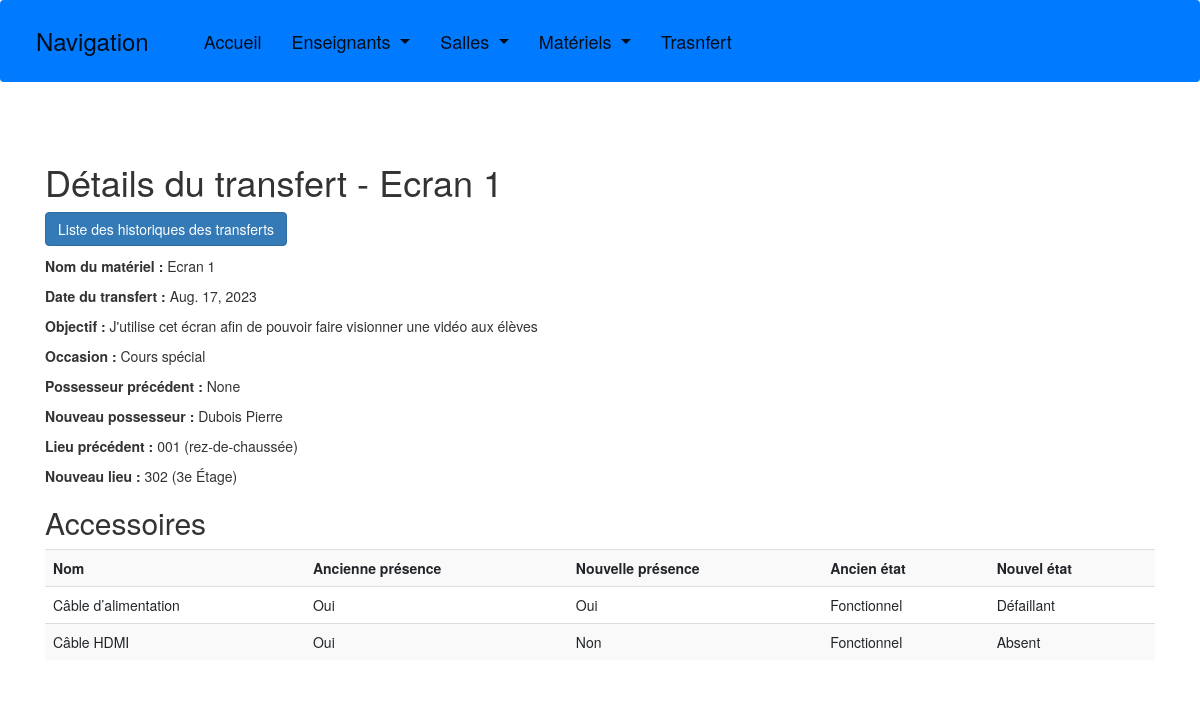
The page /transfert/33/afficher_transfert/33/ on the database its author committed.
### gestion_materiel/models.py (models this page shows, shortened)
class TransfertMateriel(models.Model):
    material = models.ForeignKey(
        Materiel,
        on_delete=models.CASCADE,
        null=True
    )
    ancien_possesseur = models.ForeignKey(
        Enseignant,
        on_delete=models.CASCADE,
        null=True,
        related_name='transferts_sortants'
    )
    nouveau_possesseur = models.ForeignKey(
        Enseignant,
        on_delete=models.CASCADE,
        null=True,
        related_name='transferts_entrants'
    )
    date_transfert = models.DateField()
    ancien_lieu = models.ForeignKey(
        Salle,
        on_delete=models.CASCADE,
        related_name='transferts_sortants',
        null=True
    )
    nouveau_lieu = models.ForeignKey(
        Salle,
        on_delete=models.CASCADE,
        related_name='transferts_entrants',
        null=True
    )
    occasion = models.CharField(
        max_length=100
    )
    objectif = models.TextField()

class Materiel(models.Model):
    nom = models.CharField(
        max_length=100,
        blank=False,
        null=True,
        default=''
    )
    budget = models.CharField(
        max_length=100,
        blank=False,
        null=True,
        default=''
    )
    proprietaire = models.ForeignKey(
        Enseignant,
        on_delete=models.CASCADE,
        null=True,
        related_name='materiels_possedes'
    )
    lieu = models.ForeignKey(
        Salle,
        on_delete=models.CASCADE,
        null=True
    )
    possesseur = models.ForeignKey(
        Enseignant,
        on_delete=models.CASCADE,
        null=True,
        blank=True,
        related_name='materiels_en_possession'
    )

class Enseignant(models.Model):
    nom = models.CharField(
        max_length=50,
        blank=False,
        null=True,
        default='aucun'
    )
    prenom = models.CharField(
        max_length=50,
        blank=False,
        null=True,
        default='aucun'
    )
    def __str__(self):
        return f"{self.nom} {self.prenom}"

class Salle(models.Model):
    nom = models.CharField(
        max_length=50,
        blank=False,
        null=True,
        default='aucun'
    )
    etage = models.CharField(
        max_length=50,
        blank=False,
        null=True,
        default='aucun'
    )
    def __str__(self):
        if self.etage.lower() == "rez-de-chaussée":
            return f"{self.nom} ({self.etage})"
        else:
            return f"{self.nom} ({self.etage} Étage)"

class TransfertAccessoire(models.Model):
    transfert = models.ForeignKey(
        TransfertMateriel,
        on_delete=models.CASCADE
    )
    accessoire = models.ForeignKey(
        AccessoireMateriel,
        on_delete=models.CASCADE
    )
    ancienne_presence = models.BooleanField(
        default=True
    )
    nouvelle_presence = models.BooleanField(
        default=True
    )
    ancien_etat = models.CharField(
        max_length=100,
        blank=True,
        null=True
    )
    nouveau_etat = models.CharField(
        max_length=100,
        blank=True,
        null=True
    )

class AccessoireMateriel(models.Model):
    material = models.ForeignKey(
        Materiel,
        on_delete=models.CASCADE,
        null=True
    )
    nom = models.CharField(
        max_length=100,
        blank = True
    )
    present = models.BooleanField(
        default=True
    )
    etat = models.CharField(
        max_length=100,
        blank=True,
        null=True
    )

### gestion_materiel/views.py (the view)
# urls.py: path('transfert/<int:materiel_id>/afficher_transfert/<int:transfert_id>/', views.afficher_transfert,name='afficher_transfert'),
def afficher_transfert(request, materiel_id, transfert_id):
    materiel = Materiel.objects.get(id=materiel_id)
    transfert = TransfertMateriel.objects.get(id=transfert_id)
    salle_transfer = transfert.nouveau_lieu
    return render(request, 'gestion_materiel/transfert/afficher_transfert.html', {
        'materiel': materiel,
        'transfert': transfert,
        'salle_transfer': salle_transfer,
    })

### gestion_materiel/templates/gestion_materiel/transfert/afficher_transfert.html (shortened to what this page needs)
<!DOCTYPE html>
<html>
<head>
</head>
<body>
    {% include 'gestion_materiel/includes/entete.html' %}
    <div class="container">
        <h1>Détails du transfert - {{ transfert.material.nom }}</h1>
        <a href="{% url 'liste_historique_transferts' materiel_id=transfert.material.id %}" class="btn btn-primary">Liste des historiques des transferts</a>
        <p><strong>Nom du matériel :</strong> {{ transfert.material.nom }}</p>
        <p><strong>Date du transfert :</strong> {{ transfert.date_transfert }}</p>
        <p><strong>Objectif :</strong> {{ transfert.objectif }}</p>
        <p><strong>Occasion :</strong> {{ transfert.occasion }}</p>
        <p><strong>Possesseur précédent :</strong> {{ transfert.ancien_possesseur }}</p>
        <p><strong>Nouveau possesseur :</strong> {{ transfert.nouveau_possesseur }}</p>
        <p><strong>Lieu précédent :</strong> {{ transfert.ancien_lieu }}</p>
        <p><strong>Nouveau lieu :</strong> {{ transfert.nouveau_lieu }}</p>
        <h2>Accessoires</h2>
       <table class="table table-striped">
            <tr>
                <th>Nom</th>
                <th>Ancienne présence</th>
                <th>Nouvelle présence</th>
                <th>Ancien état</th>
                <th>Nouvel état</th>
            </tr>
            {% for accessoire in transfert.transfertaccessoire_set.all %}
                <tr>
                    <td>{{ accessoire.accessoire.nom }}</td>
                    <td>{% if accessoire.ancienne_presence %}Oui{% else %}Non{% endif %}</td>
                    <td>{% if accessoire.nouvelle_presence %}Oui{% else %}Non{% endif %}</td>
                    <td>{{ accessoire.ancien_etat }}</td>
                    <td>{{ accessoire.nouveau_etat }}</td>
                </tr>
            {% empty %}
                <tr>
                    <td colspan="5">Il n'y a pas d'accessoire associé.</td>
                </tr>
            {% endfor %}
        </table>
    </div>
</body>
</html>

### rows shown on the page
TransfertAccessoire: accessoire.nom "Câble d’alimentation", ancienne_presence "Oui", nouvelle_presence "Oui", ancien_etat "Fonctionnel", nouveau_etat "Défaillant"
TransfertAccessoire: accessoire.nom "Câble HDMI", ancienne_presence "Oui", nouvelle_presence "Non", ancien_etat "Fonctionnel", nouveau_etat "Absent"
